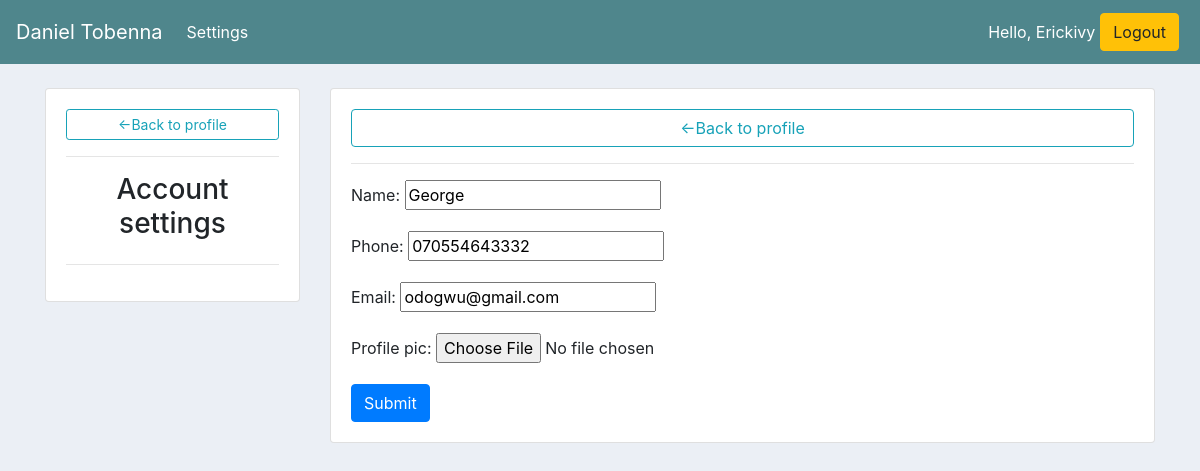
/account_settings/ (signed in), run on the app's committed database.
### accounts/models.py (models this page shows, shortened)
class Customer(models.Model):
	user= models.OneToOneField(User, null=True, on_delete=models.CASCADE)
	name= models.CharField(max_length=200, null=True)
	phone= models.CharField(max_length=200, null=True)
	email= models.CharField(max_length=200, null=True)
	profile_pic= models.ImageField(default='secret.jpg',null=True, blank=True)
	date_created= models.DateTimeField(auto_now_add=True, null=True)
	@property
	def profile_picUrl(self):
		try:
			url= self.profile_pic.url
		except:
			url=''
		return url

### accounts/decorators.py (the view)
		def wrapper_func(request, *args, **kwargs):
			group= None
			if request.user.groups.exists():
				group= request.user.groups.all()[0].name
			if group in allowed_roles:
				return view_func(request, *args, **kwargs)
			else:
				return HttpResponse("You are not authorized to view this page")

### accounts/forms.py
class CustomerForm(ModelForm):
	class Meta:
		model= Customer
		fields= '__all__'
		exclude= ['user']

### accounts/views.py (called while the page is built)
@login_required(login_url='login')
@allowed_users(allowed_roles=['customer'])
def accountSettings(request):
	customer= request.user.customer
	form=CustomerForm(instance=customer)
	if request.method=='POST':
		form= CustomerForm(request.POST, request.FILES, instance=customer)
		if form.is_valid():
			form.save()
	context= {"form":form}
	return render(request, 'accounts/account_settings.html', context)

### accounts/templates/accounts/account_settings.html (shortened to what this page needs)
{% extends "accounts/base.html" %}
{% load static %}
{% block content %}
<br>
<div class="row">
	<div class="col-md-3">
		<div class="card card-body">
			<a href="{% url 'home' %}" class="btn btn-outline-info btn-sm">&#8592;Back to profile</a>
			<hr>
			<h3 style="text-align: center;">Account settings</h3>
			<hr>
		</div>
	</div>
		<div class="col-md-9">
		<div class="card card-body">
			<a href="{% url 'home' %}" class="btn btn-outline-info">&#8592;Back to profile</a>
			<hr>
			<form method="Post" action="" enctype='multipart/form-data'>
				{{form.as_p}}
				<input type="submit" class="btn btn-primary" name="Update information">
			</form>
		</div>
	</div>
</div>
{% endblock content %}

### accounts/templates/accounts/navbar.html (shortened to what this page needs)
{% load static %}
<nav class="navbar navbar-expand-lg navbar-dark bg-dark">
  <a class="navbar-brand" href="{% url 'home' %}">Daniel Tobenna</a>
  <div class="collapse navbar-collapse" id="navbarSupportedContent">
    <ul class="navbar-nav mr-auto">
      {% if request.user.is_staff %}
      <li class="nav-item active">
        <a class="nav-link" href="{% url 'home' %}">Dashboard <span class="sr-only">(current)</span></a>
      </li>
      <li class="nav-item active">
        <a class="nav-link" href="{% url 'products' %}">Products </a>
      </li>
      {% else %}
      <li class="nav-item active">
        <a class="nav-link" href="{% url 'account_settings' %}">Settings </a>
      </li>
      {% endif %}
    </ul>
    <div class="form-inline my-2 my-lg-0">
      {% if request.user.is_authenticated %}
          <span style="color:#fff;">Hello, {{request.user}}</span>
          <a href="{% url 'logout' %}" class="btn btn-warning" style="margin: 5px;">Logout</a>
      {% else %}
          <a href="{% url 'register' %}" class="btn btn-success" style="margin: 5px;">Sign up!</a>
          <a href="{% url 'login' %}"class="btn btn-warning">Login!</a>
      {% endif %}
    </div>
  </div>
</nav>

### static/css/main.css (style rules this page uses)
.bg-dark { background-color: #4f868c!important; }
body { background-color: #ebeff5; }

### data on the page
Customer: name "George", phone "070554643332", email "odogwu@gmail.com"

### other printed values
{{ request.user }} "Erickivy"
